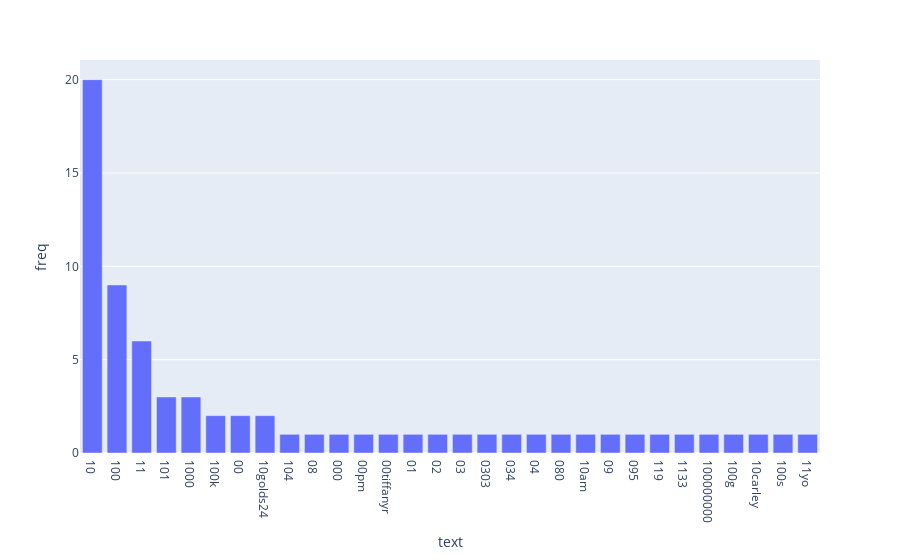

Source (notebook cell):
### Code cell
# Answer here
from sklearn.feature_extraction.text import CountVectorizer
import plotly.express as px
import numpy as np

count_vect = CountVectorizer()
X_counts = count_vect.fit_transform(train_df.text) #learn the vocabulary and return document-term matrix

term_frequencies = np.asarray(X_counts.sum(axis=0))[0]

df_test = pd.DataFrame({"text":count_vect.get_feature_names_out()[:30],"freq":term_frequencies[:30]})

df_sorted = df_test.sort_values(by='freq').iloc[::-1]
fig = px.bar(df_sorted,x='text'  ,y="freq")
fig.update_layout(xaxis_type='category')
fig.show()

### Figure 1 — Plotly figure (JSON) as saved in the notebook; plotly's stock layout.template omitted (floating-point values rounded to 4 significant figures)
{"data": [{"alignmentgroup": "True", "hovertemplate": "text=%{x}<br>freq=%{y}<extra></extra>", "legendgroup": "", "marker": {"color": "#636efa", "pattern": {"shape": ""}}, "name": "", "offsetgroup": "", "orientation": "v", "showlegend": false, "textposition": "auto", "x": ["10", "100", "11", "101", "1000", "100k", "00", "10golds24", "104", "08", "000", "00pm", "00tiffanyr", "01", "02", "03", "0303", "034", "04", "080", "10am", "09", "095", "119", "1133", "100000000", "100g", "10carley", "100s", "11yo"], "xaxis": "x", "y": [20, 9, 6, 3, 3, 2, 2, 2, 1, 1, 1, 1, 1, 1, 1, 1, 1, 1, 1, 1, 1, 1, 1, 1, 1, 1, 1, 1, 1, 1], "yaxis": "y", "type": "bar"}], "layout": {"xaxis": {"anchor": "y", "domain": [0, 1], "title": {"text": "text"}, "type": "category"}, "yaxis": {"anchor": "x", "domain": [0, 1], "title": {"text": "freq"}}, "legend": {"tracegroupgap": 0}, "margin": {"t": 60}, "barmode": "relative"}}
